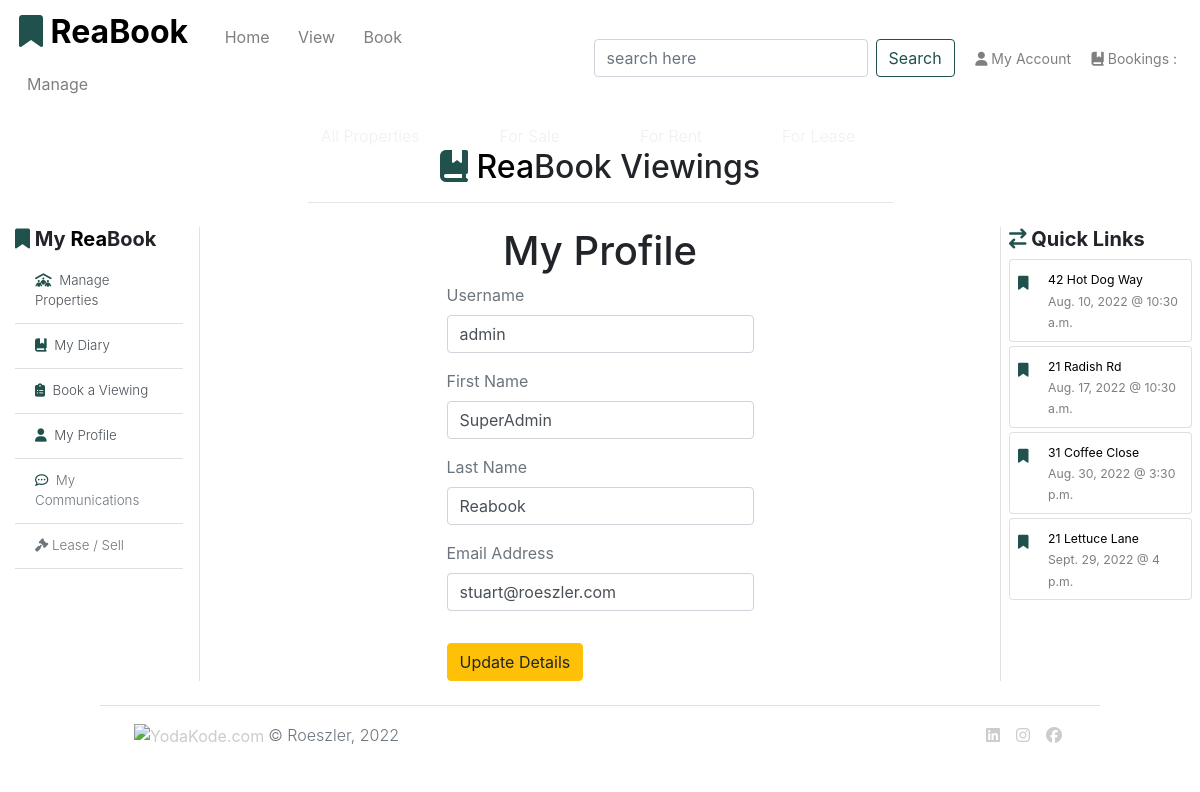
The page /diary/profile/1/ (signed in) on the database its author committed.
### app_bookings/models.py (models this page shows, shortened)
class Booking(models.Model):
    booking_number = models.CharField(max_length=256, null=False, editable=False, unique=True)
    user = models.ForeignKey(User, on_delete=models.CASCADE, null=True, blank=True)
    property_id = models.ForeignKey('app_properties.Property', null=True, blank=True, on_delete=models.SET_NULL)
    booking_name = models.CharField(max_length=254, null=True, blank=True, default='15 min Viewing')
    date_of_viewing = models.DateField(default=date.today)
    time_of_viewing = models.TimeField(default=timezone.now)
    client_message = models.TextField(null=True, blank=True, max_length=140)
    date_submitted = models.DateTimeField(auto_now_add=True)
    f_name = models.CharField(max_length=40)
    l_name = models.CharField(max_length=40)
    client_username = models.CharField(max_length=40, null=True, blank=True, default='Create Username')
    client_email = models.EmailField(max_length=254)
    client_phone = models.IntegerField(null=True, blank=True, default='')
    client_city = models.CharField(max_length=140, null=True, blank=True)
    client_state = models.CharField(max_length=10, null=True, blank=True)
    client_zip = models.CharField(max_length=10, blank=True,)
    client_country = models.CharField(max_length=2, choices=pytz.country_names.items(), null=True, blank=True)
    viewing_active = models.BooleanField(default=True)
    contact_ok = models.BooleanField(default=False)
    class Meta:
        verbose_name_plural = 'Bookings'

### app_properties/models.py (models this page shows, shortened)
class Property(models.Model):
    realtor = models.ForeignKey(User, on_delete=models.CASCADE, blank=True, null=True, default=User)
    title_no = models.CharField(max_length=254)
    ribbon_feature = models.CharField(max_length=20, default="New Listing")
    name = models.CharField(max_length=30)
    category = models.ForeignKey(
        'Category', null=True, blank=True, on_delete=models.SET_NULL
        )
    sector = models.ForeignKey(
        'Sector', null=True, blank=True, on_delete=models.SET_NULL
        )
    sale_price = models.IntegerField(null=False, blank=True, default=0)
    rent_pw = models.IntegerField(null=False, blank=True, default=0)
    date_available = models.DateField(null=True, blank=True, auto_now_add=True)
    bedrooms = models.IntegerField(null=False, blank=False)
    bathrooms = models.IntegerField(null=False, blank=False)
    carports = models.IntegerField(null=False, blank=False)
    air_conditioning = models.IntegerField(null=False, blank=False)
    rating = models.DecimalField(
        max_digits=3, decimal_places=1, null=True, blank=True
        )
    description = models.TextField()
    main_image_url = models.URLField(max_length=1024, null=True, blank=True)
    main_image = models.ImageField(null=True, blank=True)
    bedroom_image = models.ImageField(null=True, blank=True)
    bath_image = models.ImageField(null=True, blank=True)
    kitchen_image = models.ImageField(null=True, blank=True)
    living_image = models.ImageField(null=True, blank=True)
    unit_no = models.IntegerField(null=True, blank=True)
    level = models.IntegerField(null=True, blank=True)
    house_no = models.IntegerField(null=True, blank=False, default="No.")
    street = models.CharField(max_length=70, default='')
    suburb = models.CharField(max_length=70, default='')
    city = models.CharField(max_length=40)
    state = models.CharField(max_length=40, null=True, blank=True)
    postcode = models.CharField(max_length=10)
    country = models.CharField(max_length=2, choices=pytz.country_names.items(), null=True, blank=True)
    land_area = models.IntegerField(null=True, blank=True)
    building_area = models.IntegerField(null=True, blank=True)
    build_date = models.DateField(null=True, blank=True)
    list_date = models.DateField(auto_now_add=True)
    list_duration = models.IntegerField(null=False, blank=False, default=30)
    owner_fname = models.CharField(max_length=254, null=True, blank=False)
    owner_lname = models.CharField(max_length=254, null=True, blank=False)
    viewings = models.BooleanField(default=True)
    available = models.BooleanField(default=False)
    class Meta:
        verbose_name_plural = 'Properties'
        get_latest_by = 'list_date'

### app_diary/views.py (the view)
# urls.py: path('profile/<int:user_id>/', views.my_profile, name='my-profile'),
@login_required
def my_profile(request, user_id):
    user = get_object_or_404(User, pk=user_id)
    user_form = RegisterUserFrom(instance=user)
    booking_form = BookingForm(instance=user)
    users_bookings = Booking.objects.filter(user=user)  # noqa
    if request.method == 'POST':
        if user_form.is_valid():
            user_form.save()
            booking_form.save()
        print('Your Profile has been Successfully Updated')
        messages.success(request, 'Your Profile has been Successfully Updated!')
    context = {
        'user': user,
        'user_form': user_form,
        'booking_form': booking_form,
        'users_bookings': users_bookings,
    }
    return render(request, 'diary/profile.html', context)

### app_diary/templates/diary/profile.html (shortened to what this page needs)
{% extends 'base.html' %}
{% load static %}
{% block content %}
{% if user.is_authenticated %}
{% include 'includes/bookings-base.html' %}
<h1>My Profile</h1>
<form action="{% url 'my-profile' user.id %}" method="POST">
    <div class="row mx-lg-5 mx-md-0">
        <div class="col-lg-3 col-md-0"></div>
        <div class="col-lg-6 col-md-12">
            <div class="text-left text-muted mb-3">
                <label>Username</label>
                {{ user_form.username }}
            </div>
            <div class="text-left text-muted mb-3">
                <label>First Name</label>
                {{ user_form.first_name }}
            </div>
            <div class="text-left text-muted mb-3">
                <label>Last Name</label>
                {{ user_form.last_name }}
            </div>
            <div class="text-left text-muted mb-3">
                <label>Email Address</label>
                {{ user_form.email }}
            </div>
            <button type="submit" class="btn btn-warning float-left mt-3">Update Details</button>
        </div>
    </form>
</div>
{% include 'includes/bookings-base-calendar.html' %}
{% else %}
    {% include 'includes/account-required.html' %}
{% endif %}
{% endblock %}

### templates/includes/bookings-base-calendar.html (shortened to what this page needs)
</div>
    <div class="col-md-0 col-lg-2 px-2 border-left">
        <div class="row">
            <div class="col-12">
                <h5 class="logo-font"><i class="fa-solid fa-arrow-right-arrow-left reabook-logo"></i><strong> Quick Links</strong></h5>
                {% for booking in users_bookings %}
                <a href="{% url 'update-booking' booking.id %}" aria-label="view edit booking">
                    <div class="card my-1">
                        <div class="card-body col-12 p-2">
                            <div class="row">
                                <div class="col-1">
                                    <i class="fa-solid fa-bookmark my-2 reabook-logo"></i>
                                </div>
                                <div class="col-10 text-black">
                                    <small>
                                        {{ booking.property_id.house_no }} {{ booking.property_id.street }}
                                    </small>
                                    <br><small class="text-gray mt-0">{{ booking.date_of_viewing }} @ {{ booking.time_of_viewing }}</small>
                                </div>
                            </div>
                        </div>
                    </div>
                </a>
                {% endfor %}
            </div>
        </div>
    </div>

### static/css/base.css (style rules this page uses)
html { height: 100%; }
.text-black { color: #000; }
.text-gray { color: #7F7F7F; }
.card-body { font-size: 0.875rem; font-weight: 300; }
.reabook-logo { color: #20514C; }

### rows shown on the page
Booking: property_id.house_no "42", property_id.street "Hot Dog Way", date_of_viewing "Aug. 10, 2022", time_of_viewing "10:30 a.m."
Booking: property_id.house_no "21", property_id.street "Radish Rd", date_of_viewing "Aug. 17, 2022", time_of_viewing "10:30 a.m."
Booking: property_id.house_no "31", property_id.street "Coffee Close", date_of_viewing "Aug. 30, 2022", time_of_viewing "3:30 p.m."
Booking: property_id.house_no "21", property_id.street "Lettuce Lane", date_of_viewing "Sept. 29, 2022", time_of_viewing "4 p.m."
